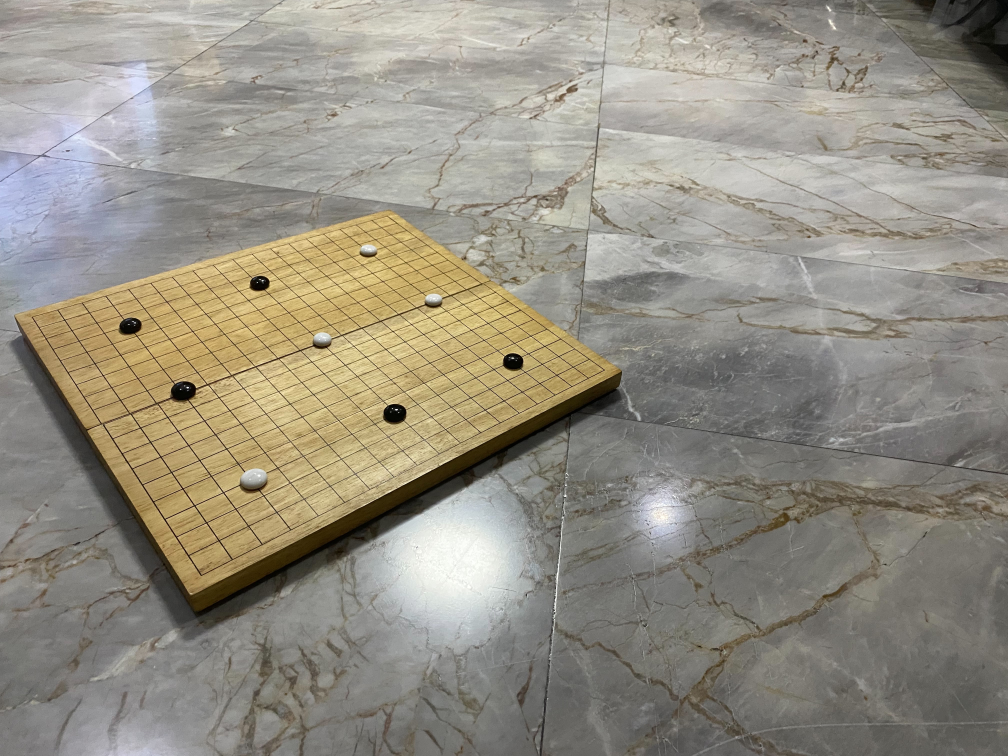
#> input picture S__45367306.jpg, 4032 x 3024 px (shown at 1/4 size)
$ jupyter execute --allow-errors 'for new.ipynb'
#> lines starting #> are read from the running program, lines starting #| are printed output that depends on the picture
[cell 1]
import numpy as np
from dataclasses import dataclass
from matplotlib import pyplot as plt

Vector = np.ndarray
Vector2D = np.ndarray
Angle = float
Point3Ds = np.ndarray  # (3xn)
Point2Ds = np.ndarray  # (2xn)


def rz(alpha):
    a = alpha
    c = np.cos
    s = np.sin
    return np.array([
        [c(a), -s(a), 0],
        [s(a),  c(a), 0],
        [0, 0,  1]
    ])


def ry(beta):
    a = beta
    c = np.cos
    s = np.sin
    return np.array([
        [c(a), 0, s(a)],
        [0,  1, 0],
        [-s(a), 0,  c(a)]
    ])


def rx(gamma):
    a = gamma
    c = np.cos
    s = np.sin
    return np.array([
        [1, 0, 0],
        [0, c(a), -s(a)],
        [0, s(a),  c(a)]
    ])


def R_rad(alpha, beta, gamma):
    return rz(alpha) @ ry(beta) @ rx(gamma)


# [4 lines left out: function R_deg, not called in this run]


def vec(x):
    return np.array([[t] for t in x])


def x_hat():
    return vec([1, 0, 0])


def y_hat():
    return vec([0, 1, 0])


def z_hat():
    return vec([0, 0, 1])


def line(x0: Vector, u: Vector, t_min=0, t_max=1, n_points=20):
    u = np.array(u)
    ret = np.zeros((len(u), n_points))
    for i, t in enumerate(np.linspace(t_min, t_max, n_points)):
        ret[:, [i]] = x0+u*t
    return ret


def make_plane(o, u, v, tu=(0, 5), tv=(0, 5), nu=6, nv=6):
    ret = []
    for iu in np.linspace(tu[0], tu[1], nu):
        ret.append(line(o+iu*u, v, t_min=tv[0], t_max=tv[1]))

    for iv in np.linspace(tv[0], tv[1], nv):
        ret.append(line(o+iv*v, u, t_min=tu[0], t_max=tu[1]))

    return np.hstack(ret)


ORIGIN = vec([0, 0, 0])

[cell 2]
# [7 lines left out: function line_from_to, not called in this run]


def make_x_axis(length=5) -> Point2Ds:
    return line(ORIGIN, x_hat(), 0, length)


def make_y_axis(length=5) -> Point2Ds:
    return line(ORIGIN, y_hat(), 0, length)


def make_z_axis(length=5) -> Point2Ds:
    return line(ORIGIN, z_hat(), 0, length)


@dataclass
class Camera:
    # t is defined as where the world origin is from camera frame view
    # and -alpha -beta -gamma is the description of world axis from camera frame view
    t: Vector
    alpha: Angle
    beta: Angle
    gamma: Angle
    f_prime: float
    c: Vector2D

    @property
    def R(self):
        return R_rad(self.alpha, self.beta, self.gamma)


    def project(self, x_w: Point3Ds) -> Point2Ds:
        s = self
        x_c = s.R @ x_w + s.t
        z_c = x_c[2, :]
        u = x_c/z_c*s.f_prime + s.c
        return u[0:2, :]

    def unproject_to_xz(self, u: Point2Ds) -> Point3Ds:
        s = self
        u = np.vstack([u, [s.f_prime]*u.shape[1]]) # do sth better

        c = vec([s.c[0,0], s.c[1,0], 0.])
        #print(c)
        #print(u-c)
        num = y_hat().T @ (s.R.T @ s.t) #####<<< fix the note the sign was wrong
        denom = y_hat().T @ s.R.T @ (u-c)
        k = num/denom

        x_w = s.R.T @ (k * (u-c) - s.t) #####<< fix the note the sign was wrong
        return x_w

#     def M(self): # for perspective transform from u,v -> x, z


    @classmethod
    def standard(cls) -> 'Camera':
        return Camera(
            t=vec([0, -10, 20]),
            alpha=np.radians(0),
            beta=np.radians(0),
            gamma=np.radians(-15),
            f_prime=1,
            c=vec([0, 0, 0])
        )


def visualize(points: Point2Ds, **kwds):
    plt.plot(points[0, :], points[1, :], **kwds)

[cell 3]
cm = Camera.standard()
x_axis = make_x_axis()
y_axis = make_y_axis()
z_axis = make_z_axis()

x_z_plane = make_plane(ORIGIN, x_hat(), z_hat())
print(x_z_plane.shape)
x_y_plane = make_plane(ORIGIN, x_hat(), y_hat())
y_z_plane = make_plane(ORIGIN, y_hat(), z_hat())

plt.figure(figsize=(6,6))
# visualize(cm.project(x_axis), color='red')
# visualize(cm.project(y_axis), color='blue')
# visualize(cm.project(z_axis), color='green')
visualize(cm.project(x_z_plane), color='green', marker='.', linestyle='')
#visualize(cm.project(x_y_plane), color='red', marker='.', linestyle='')
#visualize(cm.project(y_z_plane), color='blue', marker='.', linestyle='')
visualize(cm.project(ORIGIN), color='magenta', marker='x', linestyle='')
plt.axis('equal')
plt.xlim(-1,1)
plt.ylim(-1,1)
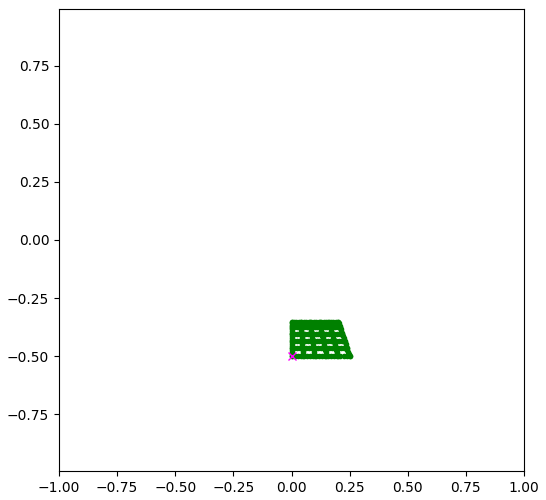
#> figure drawn by matplotlib, 1 panel

## Unproject

todo make it more generic

[cell 4]
cm = Camera.standard()
sample_points = np.array([[x, 0., z] for x in np.arange(0,5) for z in range(0, 5)]).T
u = cm.project(sample_points)

cm.unproject_to_xz(u)

print(sample_points)
print(cm.unproject_to_xz(u))

## Figure out camera angle from u,v and actual samples

[cell 5]
from scipy.optimize import minimize
cm = Camera.standard()
sample_points = np.array([[x, 0., z] for x in np.arange(0,5) for z in range(0, 5)]).T
u = cm.project(sample_points)


def cost(v): #looks like cx and cy is important for disambiguity?? # but looks like they really map-demap to the same thing
    tx, ty, tz, alpha, beta, gamma, f_prime, cx, cy = v
    cm = Camera(t = vec([tx, ty, tz]), alpha=alpha, beta=beta, gamma=gamma, f_prime=f_prime, c= vec([cx, cy, 0.]))
    got = cm.project(sample_points)
    diff = np.sum((u-got)**2)
    return diff

res = minimize(cost, [0,0,3, 0,0,0, 1., 0,0])

tx, ty, tz, alpha, beta, gamma, f_prime, cx, cy = res.x
cm = Camera(t = vec([tx, ty, tz]), alpha=alpha, beta=beta, gamma=gamma, f_prime=f_prime, c= vec([cx, cy, 0.]))
visualize(u, color='red', marker='x', linestyle='')
visualize(cm.project(sample_points), color='green', marker='.', linestyle='')


print(cm)
print(Camera.standard())
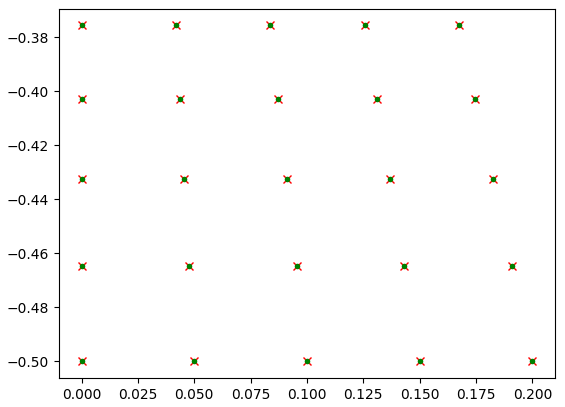
#> figure drawn by matplotlib, 1 panel

[cell 6]
# now use the camera to unproject the points back --> should get grid
tx, ty, tz, alpha, beta, gamma, f_prime, cx, cy = res.x
cm = Camera(t = vec([tx, ty, tz]), alpha=alpha, beta=beta, gamma=gamma, f_prime=f_prime, c= vec([cx, cy, 0.]))
got = cm.unproject_to_xz(u)
visualize(got[[0,2],:], color='green', marker='.', linestyle='')

visualize(sample_points[[0,2],:], color='green', marker='x', linestyle='')
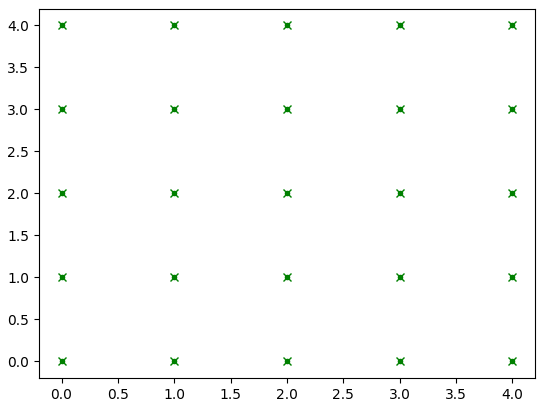
#> figure drawn by matplotlib, 1 panel

[cell 7]
import cv2
im = cv2.imread('S__45367306.jpg')
#> im is the input picture: shape (3024, 4032, 3); mean B, G, R 130.9, 143.6, 148.6
#im = cv2.resize(im, None, fx=0.2, fy=0.2)
pyplotim2 = cv2.cvtColor(im,cv2.COLOR_BGR2RGB)

plt.imshow(pyplotim2)

[cell 8]
from ipywidgets import interact, interactive, widgets

# [18 lines left out: function show, not called in this run]


def angle_slider():
    return widgets.IntSlider(min=-180, max=180, step=1, value=0, continuous_update=False)

def pan_slider(**kwds):
    s = dict(min=-10, max=30, step=1, value=0, continuous_update=False)
    s.update(kwds)
    return widgets.IntSlider(**s)
def zoom_slider(**kwds):
    return widgets.FloatSlider(min=0.1, max=200, step=0.1, value=1, continuous_update=False)
plt.figure(figsize=(6,6))
#> (the rest of this cell did not finish here and is left out)

[cell 9]
data = np.array([
    [0, 0, 804., 2301],
    [1, 0, 929, 2241],
    [2, 0, 1050, 2178],
    [4, 0, 1271, 2064],
    [0, 1, 756, 2222],
    [1, 1, 877, 2162],
    [2, 1, 995, 2105],
    [3, 1, 1109, 2051],
    [0, 3, 661, 2079],
    [1, 3, 777, 2025],
    [2, 3, 890, 1970],
    [18, 18, 1552, 862],
    [0, 18, 129, 1268],
    [18,0, 2418, 1480]
])
actual_x = data[:, 0]
actual_z = data[:, 1]
u = data[:, 2]
v = data[:, 3]

plt.imshow(pyplotim2)
plt.scatter(u, v, marker='.')


u = np.vstack([u, v])
samples = np.vstack([actual_x, [0.]*len(actual_x), actual_z])


def make_cost(sample_points, u):
    def cost(v):  # looks like cx and cy is important for disambiguity?? # but looks like they really map-demap to the same thing
        tx, ty, tz, alpha, beta, gamma, f_prime, cx, cy = v
        cm = Camera(t=vec([tx, ty, tz]), alpha=alpha, beta=beta,
                    gamma=gamma, f_prime=f_prime, c=vec([cx, cy, 0.]))
        got = cm.project(sample_points)
        diff = np.sum((u-got)**2)
        return diff
    return cost


cost = make_cost(samples, u)
res = minimize(cost, [0, 0, 0.1, 0, 0, 0, 100., 0., 0.])
print(res)

tx, ty, tz, alpha, beta, gamma, f_prime, cx, cy = res.x
cm = Camera(t=vec([tx, ty, tz]), alpha=alpha, beta=beta,
            gamma=gamma, f_prime=f_prime, c=vec([cx, cy, 0.]))
print(cm.project(samples))
print(u)

grid = np.array([[x, 0, z] for x in range(0, 19) for z in range(0, 19)]).T
grid

visualize(cm.project(grid), marker='x', linestyle='', color='red')
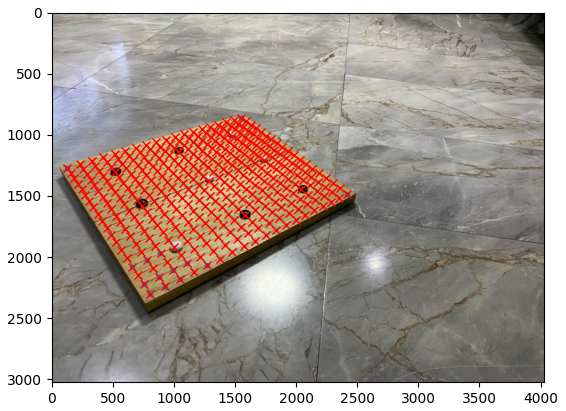
#> figure drawn by matplotlib, 1 panel

[cell 10]
from scipy.interpolate import interp2d, interpn
def interp_map(cm, im, x_min, x_max, z_min, z_max, nx, nz):
    points = np.array([[x,0,z] for x in np.linspace(x_min, x_max, nx) for z in np.linspace(z_min, z_max, nz)]).T
    u = cm.project(points)
    #print(im[([1,2],[2,3],[3,5])])
    #TODO: check some bound etc
    u = np.rint(u).astype(int)
    rgbs = im[u[1], u[0]] # not typo

    print(u[0], u[1])
    #target = np.zeros((nx,nz,3), dtype=int)
    target = rgbs.reshape(nx,nz,3)
    return target


# [6 lines of commented-out code are left out]


a = interp_map(cm, pyplotim2, 0, 18, 0, 18, 300, 300)
#> in interp_map, `target = rgbs.reshape(nx,nz,3)`:
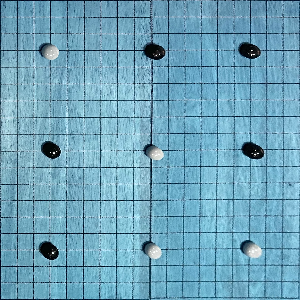
#> target: shape (300, 300, 3); mean of channels 0, 1, 2 187.4, 164.4, 110.8; drawn as B, G, R

plt.imshow(pyplotim2)
plt.figure(figsize=(10,10))
plt.imshow(a) # image is mirror though. New fix it for me please
# [4 lines of commented-out code are left out]

[cell 11]
from scipy.ndimage import geometric_transform

def mapping(xz):
    x,z,c = xz

    return x, z, c
got = geometric_transform(pyplotim2, mapping, output_shape=(500,500,3))
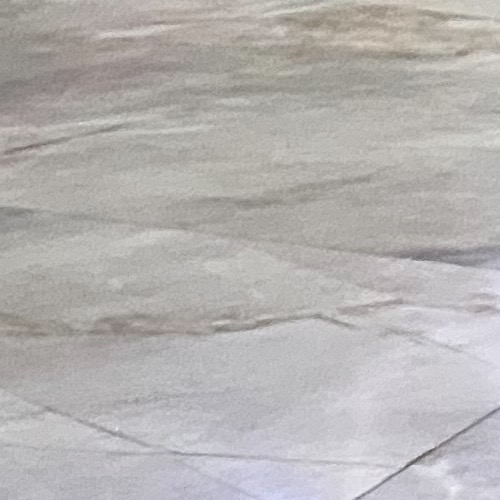
#> got: shape (500, 500, 3); mean R, G, B 181.1, 178.2, 177.1

plt.imshow(got)

[cell 12]
pyplotim2.shape
#> Out = (3024, 4032, 3)

$ run again, with S__45367299.jpg copied over S__45367306.jpg
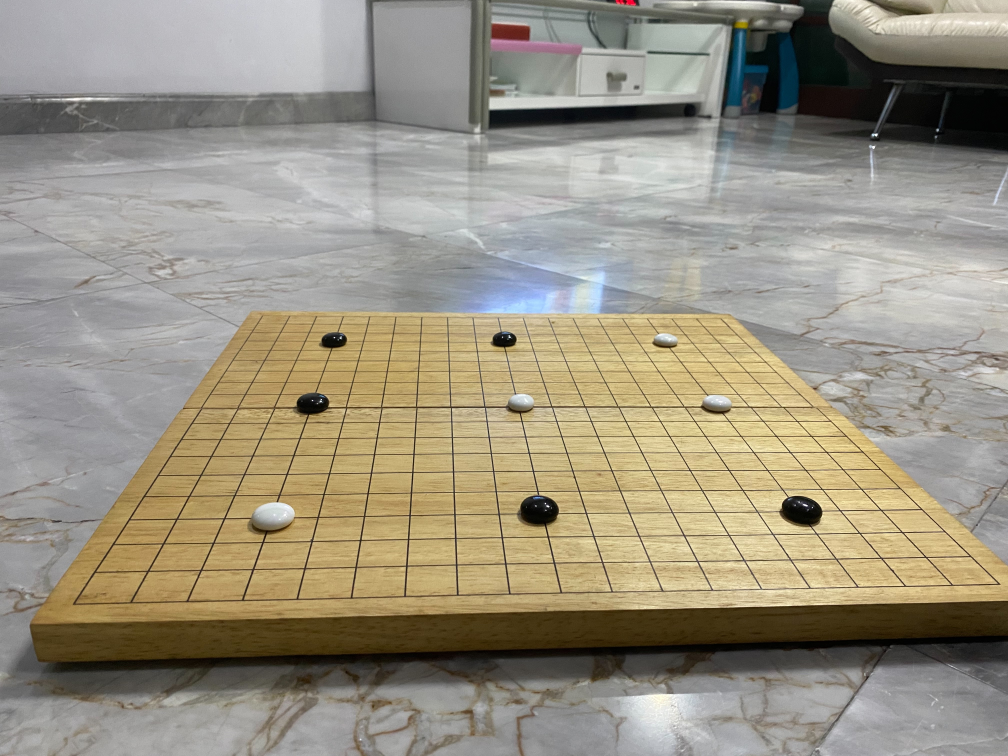
#> input picture S__45367299.jpg, 4032 x 3024 px (shown at 1/4 size)
#> im is the input picture: shape (3024, 4032, 3); mean B, G, R 129.9, 146.9, 153.9
#> in interp_map, `target = rgbs.reshape(nx,nz,3)`:
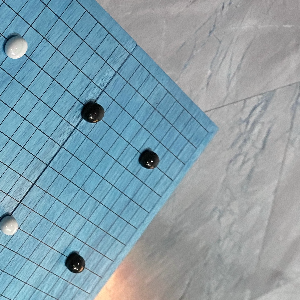
#> target: shape (300, 300, 3); mean of channels 0, 1, 2 170.2, 159.3, 135; drawn as B, G, R
#> `got = geometric_transform(pyplotim2, mapping, output_shape=(500,500,3))`:
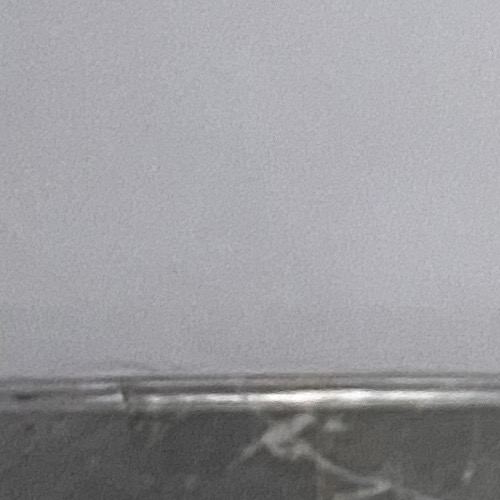
#> got: shape (500, 500, 3); mean R, G, B 154.1, 153.6, 157.4

$ run again, with S__45367301.jpg copied over S__45367306.jpg
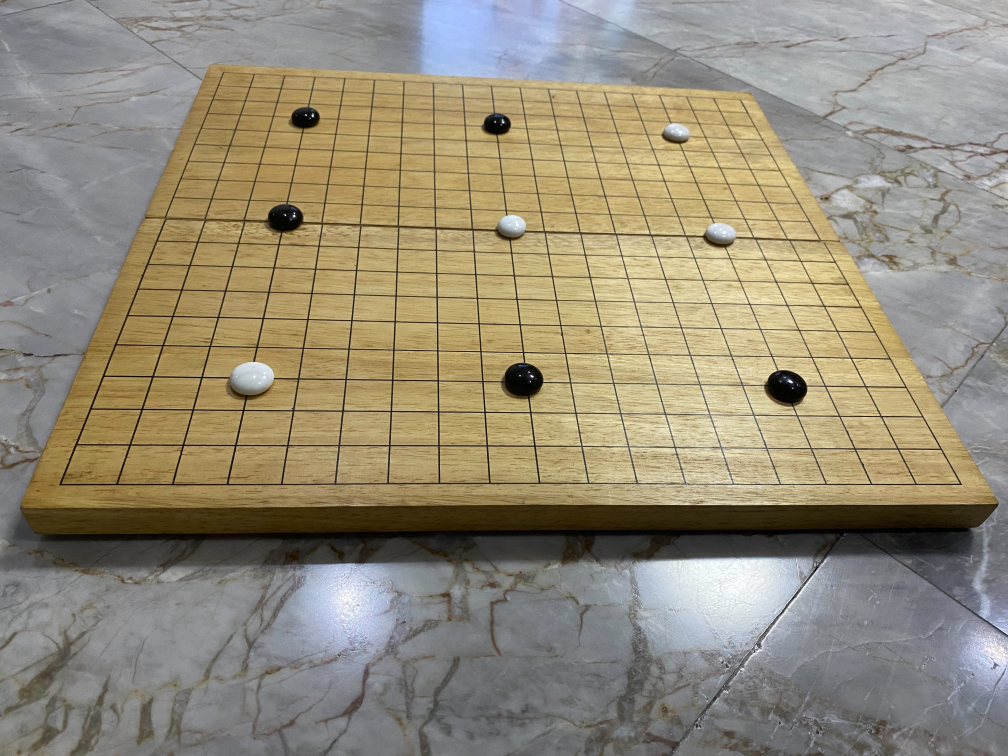
#> input picture S__45367301.jpg, 4032 x 3024 px (shown at 1/4 size)
#> im is the input picture: shape (3024, 4032, 3); mean B, G, R 120.8, 140.2, 148.3
#> in interp_map, `target = rgbs.reshape(nx,nz,3)`:
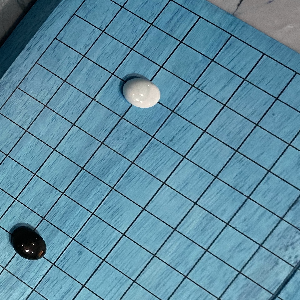
#> target: shape (300, 300, 3); mean of channels 0, 1, 2 160.9, 140.2, 93.6; drawn as B, G, R
#> `got = geometric_transform(pyplotim2, mapping, output_shape=(500,500,3))`:
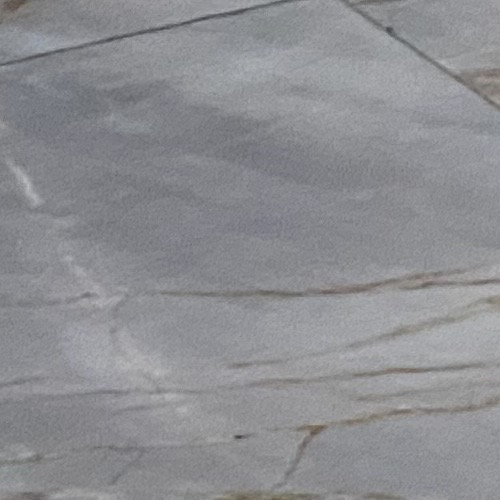
#> got: shape (500, 500, 3); mean R, G, B 141.1, 141.7, 145.4

$ run again, with S__45367302.jpg copied over S__45367306.jpg
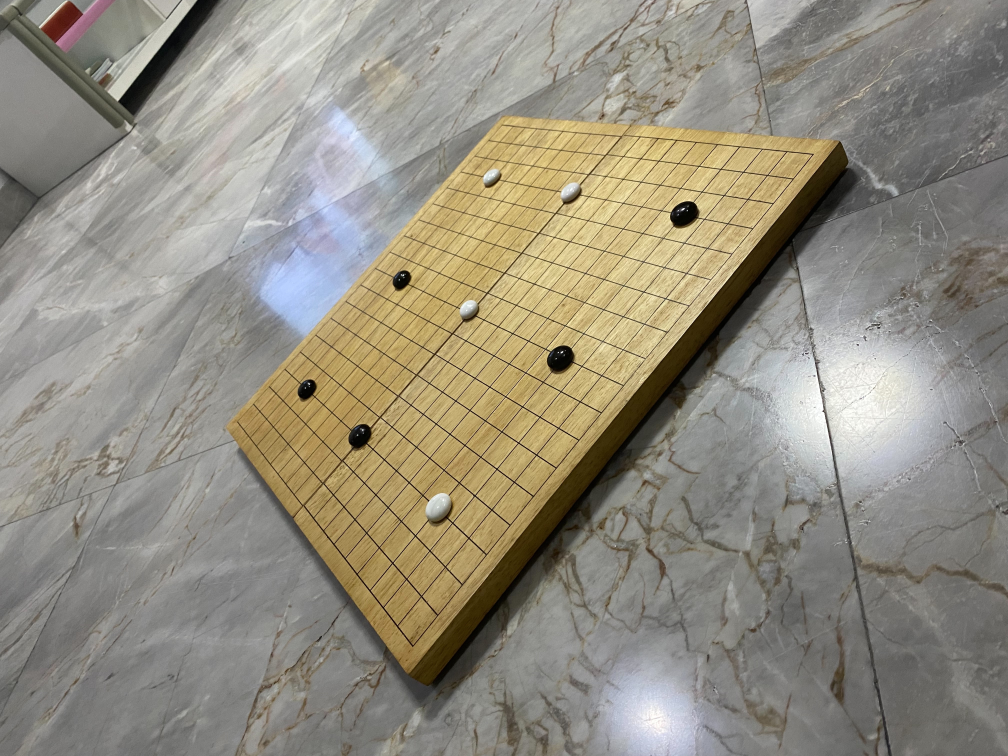
#> input picture S__45367302.jpg, 4032 x 3024 px (shown at 1/4 size)
#> im is the input picture: shape (3024, 4032, 3); mean B, G, R 128.2, 142.3, 147.7
#> in interp_map, `target = rgbs.reshape(nx,nz,3)`:
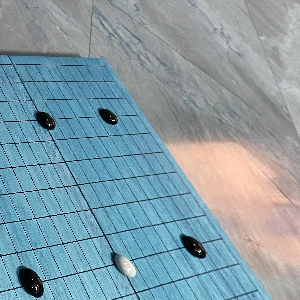
#> target: shape (300, 300, 3); mean of channels 0, 1, 2 167.2, 157.2, 133.1; drawn as B, G, R
#> `got = geometric_transform(pyplotim2, mapping, output_shape=(500,500,3))`:
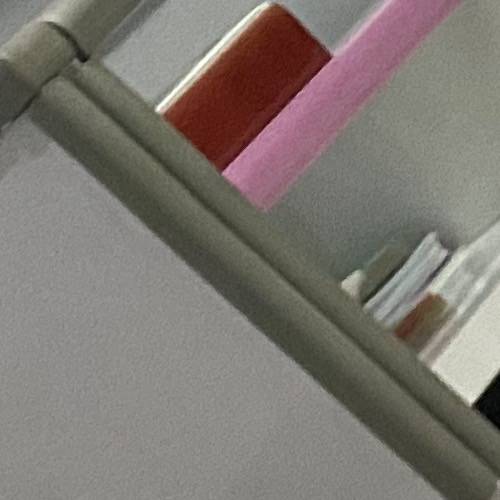
#> got: shape (500, 500, 3); mean R, G, B 125.3, 119.4, 113.1
